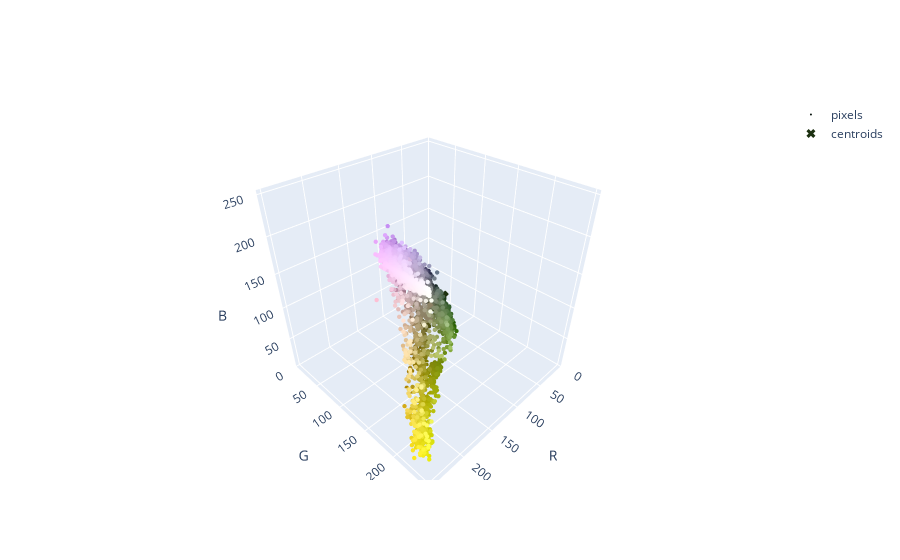

Notebook source saved alongside this figure:
### Code cell
import plotly.graph_objects as go

# sample 10k pixels to appear in the visual
image_array_flat_sample = image_array_flat[np.random.choice(image_array_flat.shape[0], 10_000, replace=False)]

# plot pixels
fig = go.Figure(data=[go.Scatter3d(
    x=image_array_flat_sample[:, 0],
    y=image_array_flat_sample[:, 1],
    z=image_array_flat_sample[:, 2],
    mode='markers',
    marker=dict(
        size=1.5,
        color=[f'rgb({pixel[0]}, {pixel[1]}, {pixel[2]})' for pixel in image_array_flat_sample],
        opacity=1.0,
        line=dict(width=0)
    ),
    hovertemplate = '<b>R</b>: %{x}<br><b>G</b>: %{y}<br><b>B</b>: %{z}<extra></extra>',
    showlegend=True,
    name='pixels'
)])

# plot centroids
fig.add_trace(go.Scatter3d(
    x=centroids[:, 0],
    y=centroids[:, 1],
    z=centroids[:, 2],
    mode='markers',
    marker=dict(
        size=8,
        color=[f'rgb({centroid[0]}, {centroid[1]}, {centroid[2]})' for centroid in centroids],
        opacity=1.0,
        symbol='x',
        line=dict(width=0)
    ),
    hovertemplate = '<b>R</b>: %{x}<br><b>G</b>: %{y}<br><b>B</b>: %{z}<extra></extra>',
    showlegend=True,
    name='centroids'
))

fig.update_layout(
    uirevision='constant',
    scene=dict(
        xaxis=dict(title='R', showspikes=False, range=[0, 255]),
        yaxis=dict(title='G', showspikes=False, range=[0, 255]),
        zaxis=dict(title='B', showspikes=False, range=[0, 255])
    ),
    scene_aspectmode='manual', 
    scene_aspectratio=dict(x=1, y=1, z=1)
)

fig.show()

with open('centroids_in_color_space.json', 'w') as outfile:
    outfile.write(fig.to_json())

### Figure 1 — Plotly figure (JSON) as saved in the notebook; plotly's stock layout.template omitted (floating-point values rounded to 4 significant figures; data arrays with more than 128 entries replaced by an {"elided": "..."} marker saying what was removed)
{"data": [{"hovertemplate": "<b>R</b>: %{x}<br><b>G</b>: %{y}<br><b>B</b>: %{z}<extra></extra>", "marker": {"color": {"elided": "10000 str values"}, "line": {"width": 0}, "opacity": 1, "size": 1.5}, "mode": "markers", "name": "pixels", "showlegend": true, "type": "scatter3d", "x": {"elided": "10000 int values"}, "y": {"elided": "10000 int values"}, "z": {"elided": "10000 int values"}}, {"hovertemplate": "<b>R</b>: %{x}<br><b>G</b>: %{y}<br><b>B</b>: %{z}<extra></extra>", "marker": {"color": ["rgb(29.0, 49.0, 17.0)", "rgb(141.0, 130.0, 102.0)", "rgb(217.0, 182.0, 224.0)"], "line": {"width": 0}, "opacity": 1, "size": 8, "symbol": "x"}, "mode": "markers", "name": "centroids", "showlegend": true, "type": "scatter3d", "x": [29, 141, 217], "y": [49, 130, 182], "z": [17, 102, 224]}], "layout": {"scene": {"aspectmode": "manual", "aspectratio": {"x": 1, "y": 1, "z": 1}, "xaxis": {"range": [0, 255], "showspikes": false, "title": {"text": "R"}}, "yaxis": {"range": [0, 255], "showspikes": false, "title": {"text": "G"}}, "zaxis": {"range": [0, 255], "showspikes": false, "title": {"text": "B"}}}, "uirevision": "constant"}}
